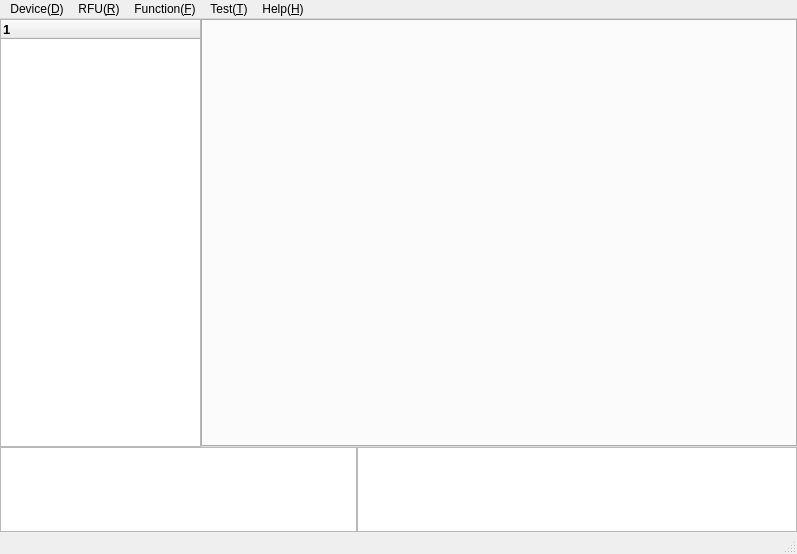
<?xml version="1.0" encoding="UTF-8"?>
<ui version="4.0">
 <class>MainWindow</class>
 <widget class="QMainWindow" name="MainWindow">
  <property name="geometry">
   <rect>
    <x>0</x>
    <y>0</y>
    <width>797</width>
    <height>554</height>
   </rect>
  </property>
  <property name="sizePolicy">
   <sizepolicy hsizetype="Expanding" vsizetype="Expanding">
    <horstretch>1</horstretch>
    <verstretch>1</verstretch>
   </sizepolicy>
  </property>
  <property name="windowTitle">
   <string>MainWindow</string>
  </property>
  <widget class="QWidget" name="centralWidget">
   <layout class="QVBoxLayout" name="verticalLayout" stretch="5,1">
    <property name="spacing">
     <number>0</number>
    </property>
    <property name="leftMargin">
     <number>0</number>
    </property>
    <property name="topMargin">
     <number>0</number>
    </property>
    <property name="rightMargin">
     <number>0</number>
    </property>
    <property name="bottomMargin">
     <number>0</number>
    </property>
    <item>
     <layout class="QHBoxLayout" name="horizontalLayout_2">
      <property name="spacing">
       <number>0</number>
      </property>
      <item>
       <widget class="QTreeWidget" name="m_pMainTree">
        <property name="sizePolicy">
         <sizepolicy hsizetype="Fixed" vsizetype="Expanding">
          <horstretch>0</horstretch>
          <verstretch>5</verstretch>
         </sizepolicy>
        </property>
        <property name="maximumSize">
         <size>
          <width>201</width>
          <height>16777215</height>
         </size>
        </property>
        <property name="font">
         <font>
          <pointsize>10</pointsize>
          <weight>75</weight>
          <bold>true</bold>
         </font>
        </property>
        <property name="selectionMode">
         <enum>QAbstractItemView::SingleSelection</enum>
        </property>
        <column>
         <property name="text">
          <string notr="true">1</string>
         </property>
        </column>
       </widget>
      </item>
      <item>
       <widget class="QTabWidget" name="m_pMainTab">
        <property name="sizePolicy">
         <sizepolicy hsizetype="Expanding" vsizetype="Expanding">
          <horstretch>1</horstretch>
          <verstretch>5</verstretch>
         </sizepolicy>
        </property>
       </widget>
      </item>
     </layout>
    </item>
    <item>
     <layout class="QHBoxLayout" name="horizontalLayout" stretch="0,0">
      <property name="spacing">
       <number>0</number>
      </property>
      <item>
       <widget class="QRDTTableView" name="m_TVMsg">
        <property name="sizePolicy">
         <sizepolicy hsizetype="Expanding" vsizetype="Expanding">
          <horstretch>1</horstretch>
          <verstretch>1</verstretch>
         </sizepolicy>
        </property>
       </widget>
      </item>
      <item>
       <widget class="QRDTTableView" name="m_TVReg">
        <property name="sizePolicy">
         <sizepolicy hsizetype="Fixed" vsizetype="Expanding">
          <horstretch>0</horstretch>
          <verstretch>1</verstretch>
         </sizepolicy>
        </property>
        <property name="minimumSize">
         <size>
          <width>440</width>
          <height>0</height>
         </size>
        </property>
       </widget>
      </item>
     </layout>
    </item>
   </layout>
  </widget>
  <widget class="QMenuBar" name="menuBar">
   <property name="geometry">
    <rect>
     <x>0</x>
     <y>0</y>
     <width>797</width>
     <height>23</height>
    </rect>
   </property>
   <widget class="QMenu" name="menuDevice">
    <property name="title">
     <string>Device(&amp;D)</string>
    </property>
    <addaction name="actionInitialization"/>
    <addaction name="actionPCIE_Restart_P"/>
    <addaction name="separator"/>
    <addaction name="actionTune_OCXO_T"/>
    <addaction name="separator"/>
    <addaction name="actionCXU_Restart_R"/>
    <addaction name="actionCXU_Shutdown_S"/>
    <addaction name="separator"/>
    <addaction name="actionExit_X"/>
   </widget>
   <widget class="QMenu" name="menuRFU_R">
    <property name="title">
     <string>RFU(&amp;R)</string>
    </property>
    <addaction name="actionRFU0_0"/>
    <addaction name="actionRFU1_1"/>
    <addaction name="actionRFU2_2"/>
    <addaction name="actionRFU3_3"/>
    <addaction name="actionRFU4_4"/>
   </widget>
   <widget class="QMenu" name="menuFunction_F">
    <property name="title">
     <string>Function(&amp;F)</string>
    </property>
    <addaction name="actionArb_Viewer_A"/>
    <addaction name="separator"/>
    <addaction name="actionStart_All_IQ_Capture_R"/>
    <addaction name="actionStop_All_IQ_Capture_O"/>
    <addaction name="separator"/>
    <addaction name="actionLog_Config_L"/>
    <addaction name="actionLog_Viewer_V"/>
    <addaction name="separator"/>
    <addaction name="actionInstrument_Control_I"/>
    <addaction name="actionCalculator_C"/>
    <addaction name="actionNI_IO_Trace_N"/>
   </widget>
   <widget class="QMenu" name="menuTest_T">
    <property name="title">
     <string>Test(&amp;T)</string>
    </property>
    <addaction name="actionProgram_FPGAbit_P"/>
    <addaction name="actionAlgorithm_5355_A"/>
    <addaction name="actionFitting_Interpolation_F"/>
   </widget>
   <widget class="QMenu" name="menuHelp_H">
    <property name="title">
     <string>Help(&amp;H)</string>
    </property>
    <addaction name="actionAbout_A"/>
   </widget>
   <addaction name="menuDevice"/>
   <addaction name="menuRFU_R"/>
   <addaction name="menuFunction_F"/>
   <addaction name="menuTest_T"/>
   <addaction name="menuHelp_H"/>
  </widget>
  <widget class="QStatusBar" name="m_pStatusBar"/>
  <action name="actionInitialization">
   <property name="text">
    <string>Initialization(&amp;I)</string>
   </property>
   <property name="statusTip">
    <string>Init Device in Menu RFU</string>
   </property>
  </action>
  <action name="actionPCIE_Restart_P">
   <property name="text">
    <string>PCIE Restart(&amp;P)</string>
   </property>
  </action>
  <action name="actionTune_OCXO_T">
   <property name="text">
    <string>Tune OCXO(&amp;T)</string>
   </property>
  </action>
  <action name="actionCXU_Restart_R">
   <property name="text">
    <string>CXU Restart(&amp;R)</string>
   </property>
  </action>
  <action name="actionCXU_Shutdown_S">
   <property name="text">
    <string>CXU Shutdown(&amp;S)</string>
   </property>
  </action>
  <action name="actionExit_X">
   <property name="text">
    <string>Exit(&amp;X)</string>
   </property>
  </action>
  <action name="actionRFU0_0">
   <property name="text">
    <string>RFU0(&amp;0)</string>
   </property>
  </action>
  <action name="actionRFU1_1">
   <property name="text">
    <string>RFU1(&amp;1)</string>
   </property>
  </action>
  <action name="actionRFU2_2">
   <property name="text">
    <string>RFU2(&amp;2)</string>
   </property>
  </action>
  <action name="actionRFU3_3">
   <property name="text">
    <string>RFU3(&amp;3)</string>
   </property>
  </action>
  <action name="actionRFU4_4">
   <property name="text">
    <string>RFU4(&amp;4)</string>
   </property>
  </action>
  <action name="actionArb_Viewer_A">
   <property name="text">
    <string>Arb Viewer(&amp;A)</string>
   </property>
  </action>
  <action name="actionStart_All_IQ_Capture_R">
   <property name="text">
    <string>Start All IQ Capture(&amp;R)</string>
   </property>
  </action>
  <action name="actionStop_All_IQ_Capture_O">
   <property name="text">
    <string>Stop All IQ Capture(&amp;O)</string>
   </property>
  </action>
  <action name="actionLog_Config_L">
   <property name="text">
    <string>Log Config(&amp;L)</string>
   </property>
  </action>
  <action name="actionLog_Viewer_V">
   <property name="text">
    <string>Log Viewer(&amp;V)</string>
   </property>
  </action>
  <action name="actionInstrument_Control_I">
   <property name="text">
    <string>Instrument Control(&amp;I)</string>
   </property>
  </action>
  <action name="actionCalculator_C">
   <property name="text">
    <string>Calculator(&amp;C)</string>
   </property>
  </action>
  <action name="actionNI_IO_Trace_N">
   <property name="text">
    <string>NI IO Trace(&amp;N)</string>
   </property>
  </action>
  <action name="actionProgram_FPGAbit_P">
   <property name="text">
    <string>Program FPGA bit(&amp;P)</string>
   </property>
  </action>
  <action name="actionAlgorithm_5355_A">
   <property name="text">
    <string>Algorithm 5355(&amp;A)</string>
   </property>
  </action>
  <action name="actionFitting_Interpolation_F">
   <property name="text">
    <string>Fitting &amp; Interpolation(&amp;F)</string>
   </property>
  </action>
  <action name="actionAbout_A">
   <property name="text">
    <string>About(&amp;A)</string>
   </property>
  </action>
 </widget>
 <layoutdefault spacing="6" margin="11"/>
 <customwidgets>
  <customwidget>
   <class>QRDTTableView</class>
   <extends>QTableView</extends>
   <header>qrdttableview.h</header>
  </customwidget>
 </customwidgets>
 <resources/>
 <connections/>
</ui>
